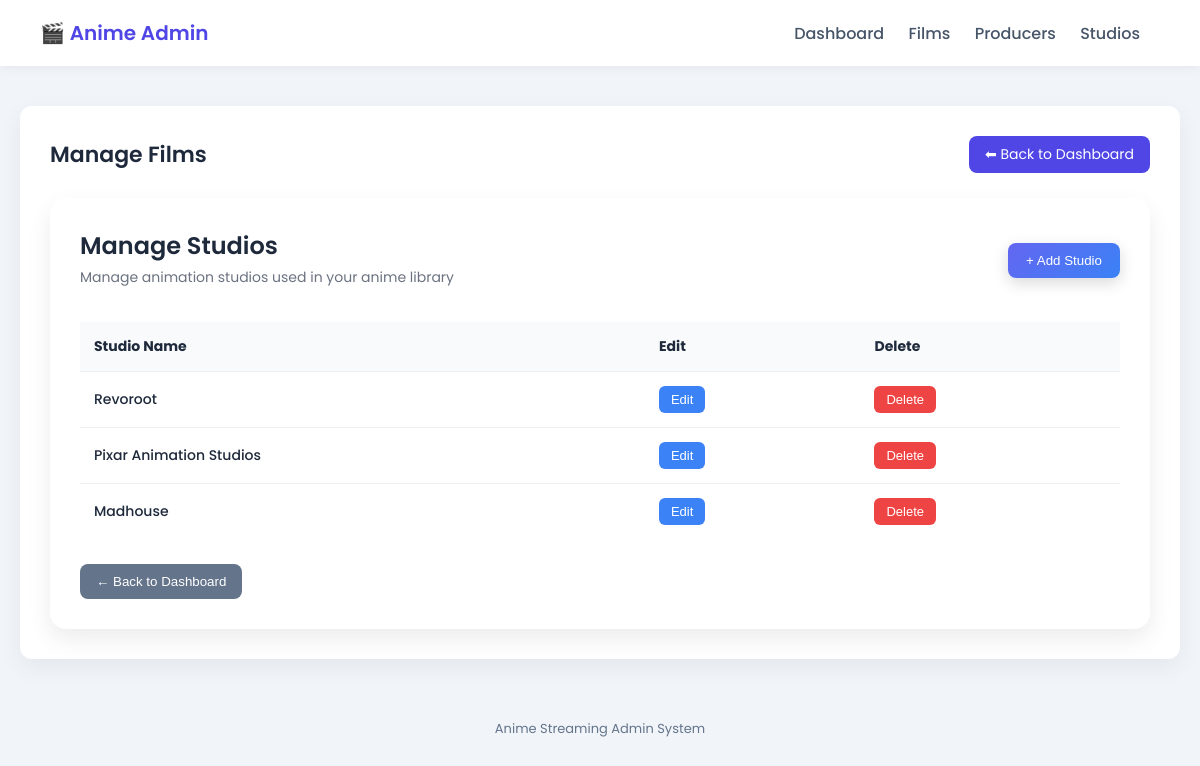
/dashboard-admin/manage-studio/ (signed in), run on an earlier commit of the app's database.
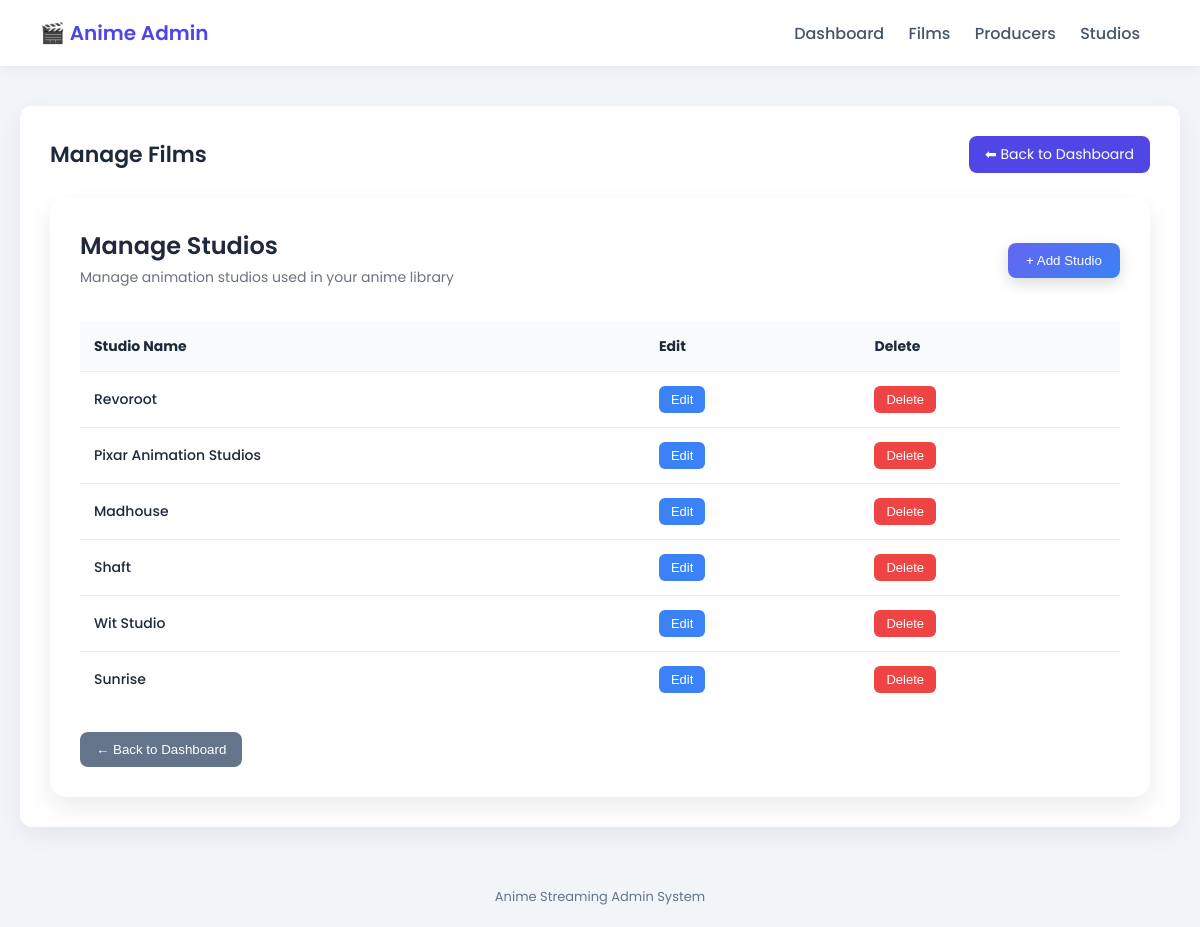
And on a later commit of the database.
### core/StreamingApp/models.py (models this page shows, shortened)
class Studio(models.Model):
    class Meta:
        constraints = [
            UniqueConstraint(
                Lower('studio_name'),
                name='unique_studio_name_case_insensitive'
            )
        ]
    studio_id = models.UUIDField(primary_key=True, default=uuid.uuid4, editable=False)
    studio_name = models.CharField(max_length=255)
    created_at = models.DateTimeField(auto_now_add=True)
    updated_at = models.DateTimeField(auto_now=True)

### core/StreamingApp/views.py (the view)
class ManageStudioView(AdminRequiredView):
    def get(self,request):
        studios = Studio.objects.all()
        return render(request, 'admin/manage_studio.html', {
            'studios' : studios
        })

### core/StreamingApp/views.py (called while the page is built)
    def dispatch(self, request, *args, **kwargs):
        if not request.user.is_authenticated:
            return redirect(f"{reverse('admin_login')}?next={request.path}")
        if getattr(request.user, 'role', None) != 'admin':
            return redirect('homepage')
        return super().dispatch(request, *args, **kwargs)

### core/templates/admin/manage_studio.html (shortened to what this page needs)
{% extends 'base_admin/base_manage_film.html' %}
{% block content %}
<div style="
background:white;
padding:30px;
border-radius:16px;
box-shadow:0 10px 25px rgba(0,0,0,0.08);
font-family:'Poppins',sans-serif;
">
<div style="
display:flex;
justify-content:space-between;
align-items:center;
flex-wrap:wrap;
gap:15px;
margin-bottom:30px;
">
<div>
<h2 style="margin:0;font-weight:600;">
Manage Studios
</h2>
<p style="
margin:4px 0;
font-size:14px;
color:#6b7280;
">
Manage animation studios used in your anime library
</p>
</div>
<a href="{% url 'add_studio' %}">
<button style="
background:linear-gradient(135deg,#6366f1,#3b82f6);
padding:10px 18px;
border:none;
border-radius:8px;
color:white;
font-weight:500;
cursor:pointer;
box-shadow:0 5px 15px rgba(0,0,0,0.15);
">
+ Add Studio
</button>
</a>
</div>
{% if studios %}
<div style="overflow-x:auto;">
<table style="
width:100%;
border-collapse:collapse;
font-size:14px;
">
<thead>
<tr style="
background:#f9fafb;
text-align:left;
">
<th style="padding:14px;">Studio Name</th>
<th style="padding:14px;">Edit</th>
<th style="padding:14px;">Delete</th>
</tr>
</thead>
<tbody>
{% for studio in studios %}
<tr style="
border-top:1px solid #eee;
transition:0.2s;
"
onmouseover="this.style.background='#f9fafb'"
onmouseout="this.style.background='white'"
>
<td style="
padding:14px;
font-weight:500;
">
{{ studio.studio_name }}
</td>
<td style="padding:14px;">
<a href="{% url 'edit_studio' studio_id=studio.studio_id %}">
<button style="
background:#3b82f6;
padding:6px 12px;
border:none;
border-radius:6px;
color:white;
cursor:pointer;
font-size:13px;
">
Edit
</button>
</a>
</td>
<td style="padding:14px;">
<form method="post" action="{% url 'delete_studio' studio_id=studio.studio_id %}">
<button style="
background:#ef4444;
padding:6px 12px;
border:none;
border-radius:6px;
color:white;
cursor:pointer;
font-size:13px;
">
Delete
</button>
</form>
</td>
</tr>
{% endfor %}
</tbody>
</table>
</div>
{% else %}
<p style="color:#6b7280;">
No studios found.
</p>
{% endif %}
<div style="margin-top:25px;">
<a href="{% url 'admin_homepage' %}">
<button style="
background:#64748b;
padding:10px 16px;
border:none;
border-radius:8px;
color:white;
cursor:pointer;
">
← Back to Dashboard
</button>
</a>
</div>
</div>
{% endblock %}

What changed in the data, as far as the page shows it:
added Studio: studio_name "Shaft"
added Studio: studio_name "Wit Studio"
added Studio: studio_name "Sunrise"
